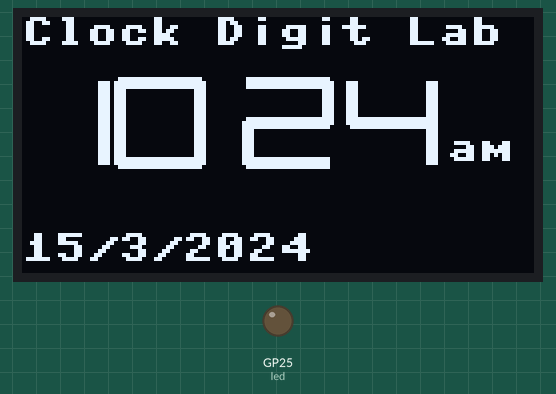
This program was run on a simulated Raspberry Pi Pico running MicroPython. Parts: 128×64 one-colour display, output pins drawn as LEDs (lit = HIGH). The clock reads 2024-03-15 10:24:30 at power-on unless the program sets it; library files of the repository ran but are not shown: ssd1306.py; pins used as bus, display or sensor lines are not drawn.

Above: at 0.1 s.
At 64.5 s:
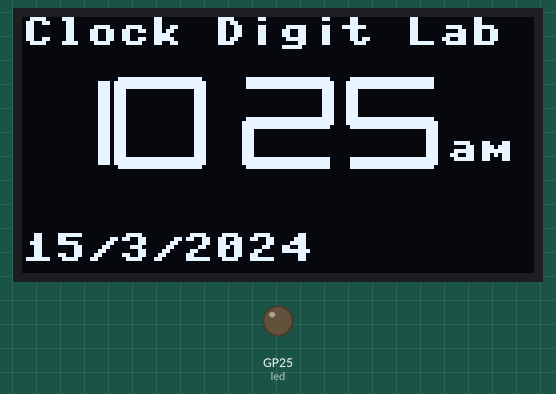
At 128.9 s:
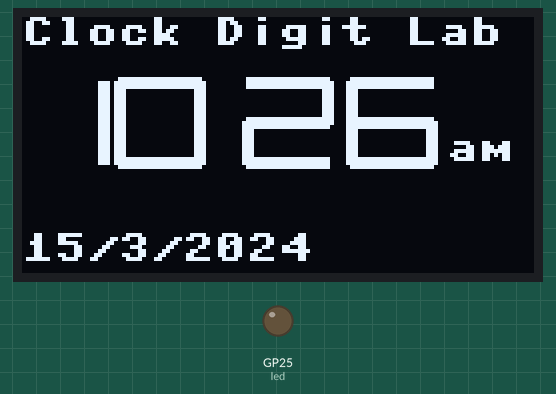

The program:

14-wide-lines-date.py
```python
# Clock Lab 14: Wide digits with date
import machine
import utime
import ssd1306
from utime import sleep, localtime
led = machine.Pin(25, machine.Pin.OUT)

SCL=machine.Pin(2) # SPI CLock
SDA=machine.Pin(3) # SPI Data
spi=machine.SPI(0, sck=SCL, mosi=SDA, baudrate=100000)

RES = machine.Pin(4)
DC = machine.Pin(5)
CS = machine.Pin(6)

oled = ssd1306.SSD1306_SPI(128, 64, spi, DC, RES, CS)

segmentMapping = [
  #a, b, c, d, e, f, g
  [1, 1, 1, 1, 1, 1, 0], # 0
  [0, 1, 1, 0, 0, 0, 0], # 1
  [1, 1, 0, 1, 1, 0, 1], # 2
  [1, 1, 1, 1, 0, 0, 1], # 3
  [0, 1, 1, 0, 0, 1, 1], # 4
  [1, 0, 1, 1, 0, 1, 1], # 5
  [1, 0, 1, 1, 1, 1, 1], # 6
  [1, 1, 1, 0, 0, 0, 0], # 7
  [1, 1, 1, 1, 1, 1, 1], # 8
  [1, 1, 1, 1, 0, 1, 1]  # 9
];

def drawThickHorizLine(x1, x2, y, width):
    oled.line(x1, y, x2, y, 1);
    if width > 1:
        oled.line(x1, y+1, x2, y+1, 1);
    if width > 2:
        oled.line(x1, y-1, x2, y-1, 1);
    if width > 3:
        oled.line(x1, y+2, x2, y+2, 1);
    if width > 4:
        oled.line(x1, y-2, x2, y-2, 1);

def drawThickVertLine(y1, y2, x, width):
    oled.line(x, y1, x, y2, 1);
    if width > 1:
        oled.line(x+1, y1, x+1, y2, 1);
    if width > 2:
        oled.line(x-1, y1, x-1, y2, 1);
    if width > 3:
        oled.line(x+2, y1, x+2, y2, 1);
    if width > 4:
        oled.line(x-2, y1, x-2, y2, 1);

# x and y are the center of the digit, size is the center to edge
def drawDigit(digit, x, y, size, width):
  segmentOn = segmentMapping[digit];

  # Horizontal segments
  for i in [0, 3, 6]:
    if (segmentOn[i]):
      if (i==0): yOffset = 0 # top
      if (i==3): yOffset = size*2 # bottom element
      if (i==6): yOffset = size # middle
      # oled.line(x - size, y+yOffset-size, x + size, y+yOffset-size, 1);
      drawThickHorizLine(x - size, x + size, y+yOffset-size, width)

  # Vertical segments
  for i in [1, 2, 4, 5]:
    if (segmentOn[i]) :
      if (i==1 or i==5):
          startY = y-size
          endY = y
      if (i==2 or i==4):
          startY = y
          endY = y + size
      if (i==4 or i==5): xOffset = -size
      if (i==1 or i==2): xOffset = +size
      xpos = x + xOffset
      # oled.line(xpos, startY, xpos, endY, 1)
      drawThickVertLine(startY, endY, xpos, width)

def update_screen(digit_val):
    oled.fill(0)
    oled.text('Clock Digit Lab', 0, 0, 1)
    dr = 10 # digit radius
    dch = 26 # digit center hight
    lm = 10 # left margin for all 4-digits
    dw = 24 # digit width (2*dr + spacing between digits
    cm = 8 # colon left margin
    width = 3

    # draw the hour digits
    hour = localtime()[3]
    if hour > 12:
        hour = hour - 12
        am_pm = 'pm'
    else:
        am_pm = 'am'
    if hour < 10:
        # just draw the second digit
        drawDigit(hour, lm+dw, dch, dr, width)
    else:
        # we have 10, 11 or 12 so the first digit is 1
        drawDigit(1, lm, dch, dr, width)
        # subtract 10 from the second digit
        drawDigit(hour-10, lm+dw, dch, dr, width)

    # draw the colon
    if localtime()[5] % 2:
        draw_colon(lm+dw*2+cm-16,dch-5)

    # draw the minutes
    minutes = localtime()[4]
    # value, x, y, size
    # left minute digit after the colon
    drawDigit(minutes // 10, lm+dw*2+cm, dch, dr, width)
    # right minute digit
    drawDigit(minutes % 10, lm+dw*3+cm+2, dch, dr, width)

    # draw the AM/PM
    oled.text(am_pm, lm+dw*4+cm-8, dch+3, 1)

    #oled.text(timeStrFmt(), 0, 46, 1)
    year_str = str(localtime()[0])
    month_str = str(localtime()[1])
    day_str = str(localtime()[2])
    oled.text(day_str + '/' + month_str + '/' + year_str, 0, 54)
    #oled.text(str(digit_val), 0, 54, 1)

    oled.show()

def draw_colon(x,y):
    oled.fill_rect(x, y, 2, 2,1)
    oled.fill_rect(x, y+8, 2, 2,1)

def timeStrFmt():
    hour = localtime()[3]
    if hour > 12:
        hour = hour - 12
        am_pm = ' pm'
    else: am_pm = ' am'
    # format minutes and seconds with leading zeros
    minutes = "{:02d}".format(localtime()[4])
    return str(hour) + ':' + minutes + am_pm

counter = 0
while True:
    update_screen(counter)
    sleep(1)
    counter += 1
    if counter > 9:
        counter = 0
```
